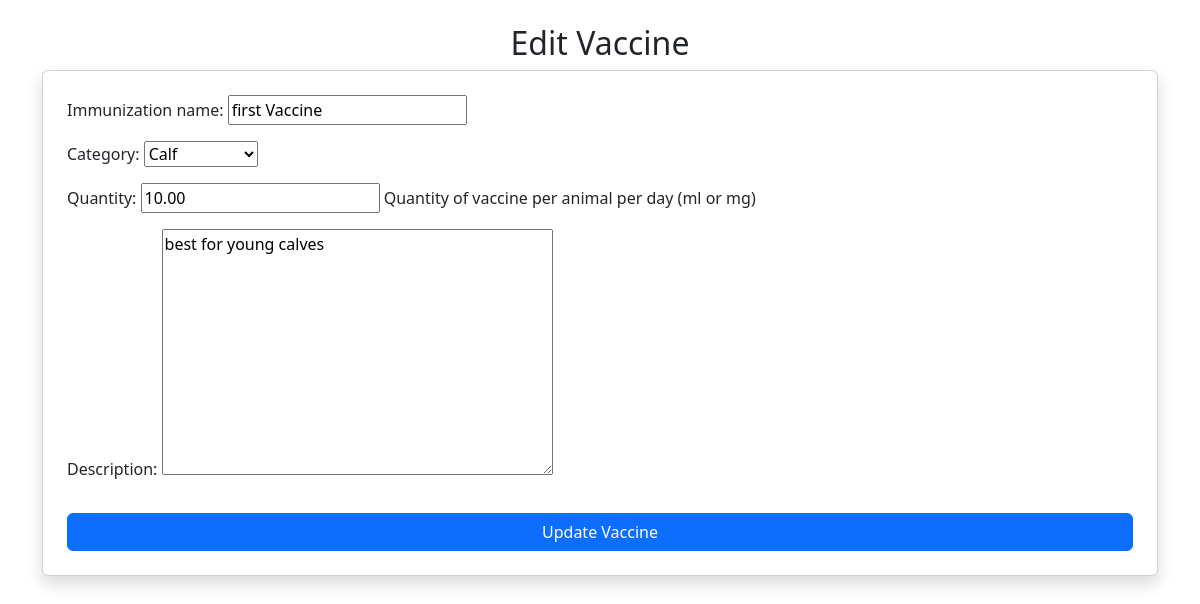
/immunization/edit/5/, run on the app's committed database.
### immunization/models.py (models this page shows, shortened)
class Immunization(models.Model):
    VACCINE_CATEGORIES = [
        ('calf', 'Calf'),
        ('milking_cow', 'Milking Cow'),
        ('bull', 'Bull'),
    ]
    immunization_name = models.CharField(max_length=100)
    category = models.CharField(max_length=20, choices=VACCINE_CATEGORIES)
    quantity = models.DecimalField(default=0, max_digits=5, decimal_places=2, help_text="Quantity of vaccine per animal per day (ml or mg)")
    description = models.TextField(blank=True, null=True)

### immunization/views.py (the view)
# urls.py: path('edit/<int:immunization_id>/', views.edit_immunization, name='edit_immunization'),  # Add path for editing immunizations
def edit_immunization(request, immunization_id):
    immunization = get_object_or_404(Immunization, id=immunization_id)  # Fetch the immunization by its ID
    if request.method == "POST":
        form = ImmunizationForm(request.POST, instance=immunization)
        if form.is_valid():
            form.save()
            messages.success(request, "Immunization updated successfully!")
            return redirect('immunization_list')  # Redirect to the immunization list page after updating
    else:
        form = ImmunizationForm(instance=immunization)  # Populate the form with existing data
    return render(request, 'immunization/edit_immunization.html', {'form': form, 'immunization': immunization})

### immunization/forms.py
class ImmunizationForm(forms.ModelForm):
    class Meta:
        model = Immunization
        fields = ['immunization_name', 'category', 'quantity', 'description']
        widgets = {
            'category': forms.Select(choices=Immunization.VACCINE_CATEGORIES),
        }

### templates/immunization/edit_immunization.html (shortened to what this page needs)
<!DOCTYPE html>
<html lang="en">
<head>
    <link rel="stylesheet" href="https://cdn.jsdelivr.net/npm/bootstrap@5.3.0/dist/css/bootstrap.min.css">
</head>
<body>
    <div class="container mt-4">
        <h2 class="text-center">Edit Vaccine</h2>
        <div class="card shadow p-4 rounded">
            <form method="POST">
                {{ form.as_p }}
                <button type="submit" class="btn btn-primary w-100 mt-3">Update Vaccine</button>
            </form>
        </div>
    </div>
</body>
</html>

### data on the page
Immunization: immunization_name "first Vaccine", category "Calf", quantity "10.00", description "best for young calves"
